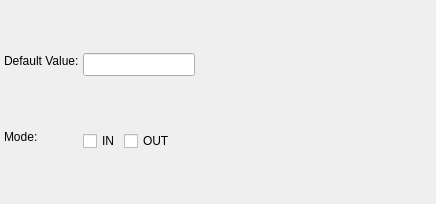
<?xml version="1.0" encoding="UTF-8"?>
<ui version="4.0">
 <class>ParametroWidget</class>
 <widget class="QWidget" name="ParametroWidget">
  <property name="geometry">
   <rect>
    <x>0</x>
    <y>0</y>
    <width>436</width>
    <height>204</height>
   </rect>
  </property>
  <property name="minimumSize">
   <size>
    <width>430</width>
    <height>0</height>
   </size>
  </property>
  <property name="windowTitle">
   <string>Form</string>
  </property>
  <widget class="QLabel" name="valorpadrao_lbl">
   <property name="geometry">
    <rect>
     <x>4</x>
     <y>53</y>
     <width>80</width>
     <height>16</height>
    </rect>
   </property>
   <property name="minimumSize">
    <size>
     <width>80</width>
     <height>0</height>
    </size>
   </property>
   <property name="maximumSize">
    <size>
     <width>75</width>
     <height>16777215</height>
    </size>
   </property>
   <property name="text">
    <string>Default Value:</string>
   </property>
  </widget>
  <widget class="QLineEdit" name="valorpadrao_edt">
   <property name="geometry">
    <rect>
     <x>83</x>
     <y>53</y>
     <width>112</width>
     <height>23</height>
    </rect>
   </property>
  </widget>
  <widget class="QLabel" name="modo_lbl">
   <property name="geometry">
    <rect>
     <x>4</x>
     <y>129</y>
     <width>51</width>
     <height>16</height>
    </rect>
   </property>
   <property name="maximumSize">
    <size>
     <width>75</width>
     <height>16777215</height>
    </size>
   </property>
   <property name="text">
    <string>Mode:</string>
   </property>
  </widget>
  <widget class="QWidget" name="layoutWidget">
   <property name="geometry">
    <rect>
     <x>83</x>
     <y>129</y>
     <width>137</width>
     <height>24</height>
    </rect>
   </property>
   <layout class="QHBoxLayout" name="in_out_hlt">
    <property name="spacing">
     <number>4</number>
    </property>
    <item>
     <widget class="QCheckBox" name="param_in_chk">
      <property name="text">
       <string>IN</string>
      </property>
     </widget>
    </item>
    <item>
     <widget class="QCheckBox" name="param_out_chk">
      <property name="text">
       <string>OUT</string>
      </property>
     </widget>
    </item>
    <item>
     <spacer name="horizontalSpacer">
      <property name="orientation">
       <enum>Qt::Horizontal</enum>
      </property>
      <property name="sizeHint" stdset="0">
       <size>
        <width>40</width>
        <height>20</height>
       </size>
      </property>
     </spacer>
    </item>
   </layout>
  </widget>
 </widget>
 <resources/>
 <connections/>
</ui>
